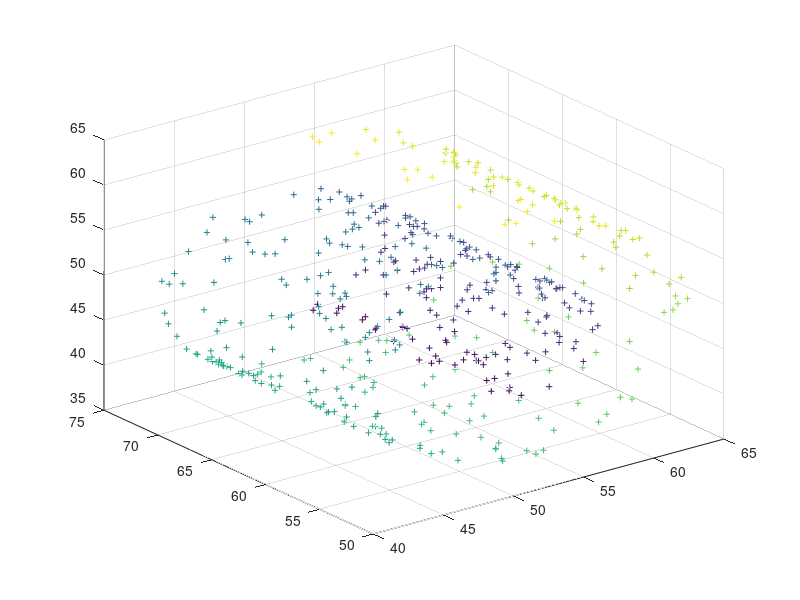

Write the MATLAB code that produced this figure.
function [data,tt]=swiss_roll()
% GENERATE SAMPLED DATA
  N=500;
  tt = (3*pi/2)*(1+2*rand(1,N));  height = 21*rand(1,N);
  x = [tt.*cos(tt); height; tt.*sin(tt)]+50;
  data=x';
% SCATTERPLOT OF SAMPLED DATA
    scatter3(x(1,:),x(2,:),x(3,:),20,tt,'+');